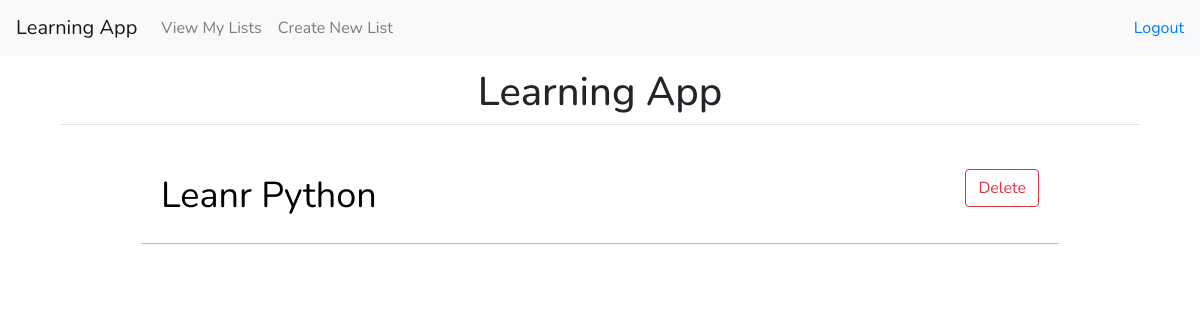
The page /view/ (signed in) on the database as committed earlier.
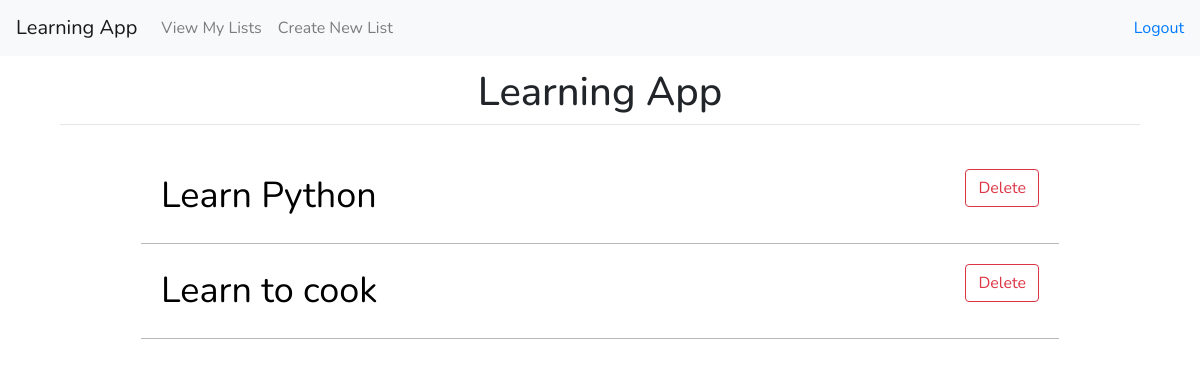
The same page on the database as committed later.
### main/models.py (models this page shows, shortened)
class ToDoList(models.Model):
	user = models.ForeignKey(User, on_delete = models.CASCADE, related_name = "todolist", null = True)  # <--- added
	name = models.CharField(max_length = 200)

### main/views.py (the view, shortened to what this page needs)
# urls.py: path("view/", views.view, name = "view"),  # <-- added
def view(response):
    message = False
    return render(response, "main/view.html", {'message_name': message})

### main/templates/main/view.html (shortened to what this page needs)
{% extends 'main/base.html' %}
{% block content %}
	{% if user.is_authenticated %}
		<form method="post", action="#">
			<ul class="list-group">
				{% for l in user.todolist.all %}
					<li class="d-flex no-block card-body view-list"></i>
						<a href="/{{l.id}}" class="m-b-0 font-medium p-0 list-link" data-abc="true">{{l.name}}</a>
						<div class="ml-auto">
							<div class="tetx-right">
								<button name="delete", value={{l.id}} type="submit" class="btn btn-outline-danger">Delete</button>
							</div>
						</div>
					</li>
				{% endfor %}
			</ul>
		</form>
	{% else %}
		<h3>Login <a href="/login">Here</a></h3>
	{% endif %}
{% endblock %}

### main/templates/main/base.html (shortened to what this page needs)
<!doctype html>
<html lang="en">
{% load static %}
<html lang="en">
  <head>
      <link rel="stylesheet" href="{% static "css/style.css" %}">
      <link rel="stylesheet" href="https://stackpath.bootstrapcdn.com/bootstrap/4.5.0/css/bootstrap.min.css"
>
      <link rel="stylesheet" href="https://cdnjs.cloudflare.com/ajax/libs/font-awesome/4.7.0/css/font-awesome.min.css">
  </head>
  <div class="container">
    <nav class="navbar navbar-expand-lg navbar-light bg-light fixed-top">
      <a class="navbar-brand" href="/">Learning App</a>
      <div class="collapse navbar-collapse" id="navbarSupportedContent">
        <ul class="navbar-nav mr-auto">
          <li class="nav-item">
            <a class="nav-link" href="/view">View My Lists</a>
          </li>
          <li class="nav-item">
            <a class="nav-link" href="/create">Create New List</a>
          </li>
        </ul>
      {% if user.is_authenticated %}
        <ul class="nav navbar-nav navbar-right">
          <li><a href="/logout">Logout</a></li>
        </ul>
      {% else %}
        <ul class="nav navbar-nav navbar-right">
          <li><a href="/login">Login/</a></li>
          <li><a href="/register">Sign Up</a></li>
        </ul>
      {% endif %}
      </div>
    </nav>
  </div>
  <body>
    <div class="main" >
      <div class="row justify-content-center">
        <div class="col-12">
          <h1 class="mt-2">Learning App</h1>
          <hr class="mt-0 mb-4">
          {% block content %}
          {% endblock %}
        </div>
      </div>
    </div>
  </body>
</html>

### static/css/style.css (style rules this page uses)
body { padding-top: 60px; padding: 5%; text-align: center; }
h1 { text-align: center; }
.view-list { border-bottom: 1px solid rgb(184, 184, 184); }
.list-link { font-size:3vw; color: rgb(0, 0, 0); }
.list-group { width: 85%; margin-right: auto; margin-left: auto; }

### main/templates/main/base.html (style rules this page uses)
* { font-family: 'Nunito', sans-serif; }

Rows that differ between the two databases and show on the page:
removed ToDoList: name "Leanr Python", {{ l.id }} 90 (drawn)
added ToDoList: name "Learn Python", {{ l.id }} 91 (drawn)
added ToDoList: name "Learn to cook", {{ l.id }} 92 (drawn)
